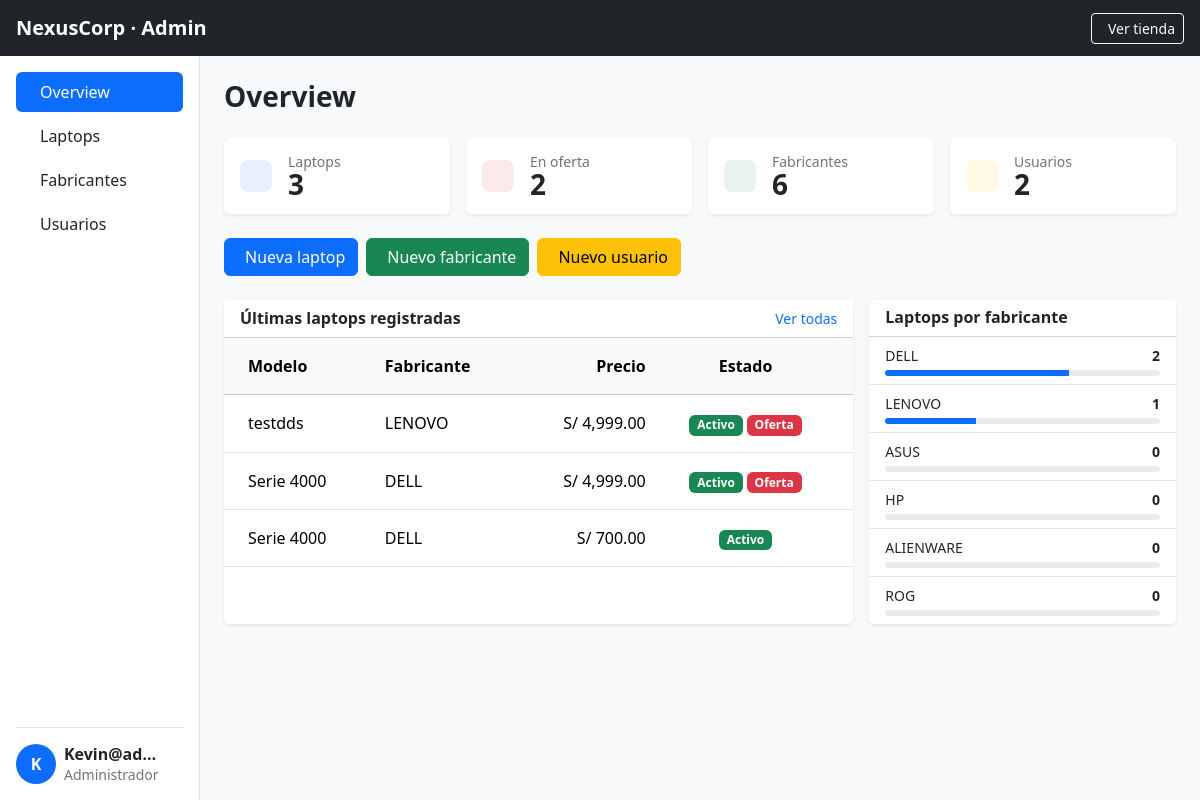
Page /admin/index.php (signed in) on the committed database.
### tables this page shows
CREATE TABLE usuarios (
    id         INT UNSIGNED AUTO_INCREMENT PRIMARY KEY,
    usuario    VARCHAR(50)  NOT NULL UNIQUE,
    nombre     VARCHAR(100) NOT NULL DEFAULT '',
    password   VARCHAR(255) NOT NULL,                       
    rol        ENUM('admin', 'cliente') NOT NULL DEFAULT 'cliente', 
    foto       VARCHAR(255) NULL,                           
    creado_en  TIMESTAMP    NOT NULL DEFAULT CURRENT_TIMESTAMP
);

CREATE TABLE laptops (
    numero_serie     VARCHAR(50)   PRIMARY KEY,             
    modelo           VARCHAR(100)  NOT NULL,
    descripcion      TEXT          NULL,                    
    procesador           VARCHAR(100)  NOT NULL,             
    tarjeta_grafica      VARCHAR(100)  NOT NULL,             
    ram_gb               SMALLINT UNSIGNED NOT NULL,        
    almacenamiento_gb    SMALLINT UNSIGNED NOT NULL,        
    tipo_almacenamiento  ENUM('SSD', 'HDD') NOT NULL DEFAULT 'SSD',
    precio           DECIMAL(10,2) NOT NULL,              
    precio_anterior  DECIMAL(10,2) NULL,                 
    id_fabricante    INT UNSIGNED  NOT NULL,
    foto             VARCHAR(255)  NULL,                    
    activo           TINYINT(1)    NOT NULL DEFAULT 1,    
    creado_en        TIMESTAMP     NOT NULL DEFAULT CURRENT_TIMESTAMP

                        
);

CREATE TABLE fabricantes (
    id_fabricante      INT UNSIGNED AUTO_INCREMENT PRIMARY KEY,
    nombre_fabricante  VARCHAR(100) NOT NULL UNIQUE         
);

### admin/index.php (the view, shortened to what this page needs)
<?php
    require_once __DIR__ . '/../src/conexion/conexion.php';
    $stmt = $conexion->prepare("SELECT usuario, nombre, rol, foto FROM usuarios WHERE id = :id");
    $stmt->execute([':id' => $_SESSION['usuario_id']]);
    $admin = $stmt->fetch(PDO::FETCH_ASSOC);
    $nombreAdmin = '';
    if ($admin) {
        $nombreAdmin = $admin['nombre'] !== '' ? $admin['nombre'] : $admin['usuario'];
    }
    $fotoAdmin = null;
    $totalLaptops     = $conexion->query("SELECT COUNT(*) FROM laptops")->fetchColumn();
    $totalOfertas     = $conexion->query("SELECT COUNT(*) FROM laptops WHERE precio_anterior IS NOT NULL")->fetchColumn();
    $totalFabricantes = $conexion->query("SELECT COUNT(*) FROM fabricantes")->fetchColumn();
    $totalUsuarios    = $conexion->query("SELECT COUNT(*) FROM usuarios")->fetchColumn();
    $sql = "SELECT l.numero_serie, l.modelo, l.precio, l.precio_anterior, l.activo, f.nombre_fabricante
            FROM laptops l
            JOIN fabricantes f ON f.id_fabricante = l.id_fabricante
            ORDER BY l.creado_en DESC
            LIMIT 10";
    $ultimasLaptops = $conexion->query($sql)->fetchAll(PDO::FETCH_ASSOC);
    $sql = "SELECT f.nombre_fabricante, COUNT(l.numero_serie) AS total
            FROM fabricantes f
            LEFT JOIN laptops l ON l.id_fabricante = f.id_fabricante
            GROUP BY f.id_fabricante, f.nombre_fabricante
            ORDER BY total DESC";
    $porFabricante = $conexion->query($sql)->fetchAll(PDO::FETCH_ASSOC);
    $tarjetas = [
        ['Laptops',     $totalLaptops,     'fi-rr-laptop',        'primary', '/src/controllers/list/listar-laptops.php'],
        ['En oferta',   $totalOfertas,     'fi-rr-badge-percent', 'danger',  '/src/controllers/list/listar-laptops.php'],
        ['Fabricantes', $totalFabricantes, 'fi-rr-industry-alt',  'success', '/src/controllers/list/listar-fabricantes.php'],
        ['Usuarios',    $totalUsuarios,    'fi-rr-users',         'warning', '/src/controllers/list/listar-usuarios.php'],
    ];
?>
<!DOCTYPE html>
<html lang="es">
<head>
    <link href="https://cdn.jsdelivr.net/npm/bootstrap@5.3.3/dist/css/bootstrap.min.css" rel="stylesheet">
    <link rel="stylesheet" href="https://cdn-uicons.flaticon.com/4.0.0/uicons-regular-rounded/css/uicons-regular-rounded.css">
</head>
<body class="bg-light d-flex flex-column min-vh-100">
    <header>
        <nav class="navbar navbar-dark bg-dark px-3">
            <span class="navbar-brand fw-bold mb-0">NexusCorp · Admin</span>
            <a href="/index.php" class="btn btn-outline-light btn-sm d-flex align-items-center gap-2">
                <i class="fi fi-rr-shop d-flex"></i> Ver tienda
            </a>
        </nav>
    </header>
    <main class="container-fluid flex-grow-1 d-flex flex-column">
        <div class="row flex-grow-1">
            <aside class="col-md-3 col-lg-2 bg-white border-end p-3 d-flex flex-column">
                <nav class="nav nav-pills flex-column gap-1">
                    <a href="/admin/index.php" class="nav-link active d-flex align-items-center gap-2">
                        <i class="fi fi-rr-dashboard d-flex"></i> Overview
                    </a>
                    <a href="/src/controllers/list/listar-laptops.php" class="nav-link text-dark d-flex align-items-center gap-2">
                        <i class="fi fi-rr-laptop d-flex"></i> Laptops
                    </a>
                    <a href="/src/controllers/list/listar-fabricantes.php" class="nav-link text-dark d-flex align-items-center gap-2">
                        <i class="fi fi-rr-industry-alt d-flex"></i> Fabricantes
                    </a>
                    <a href="/src/controllers/list/listar-usuarios.php" class="nav-link text-dark d-flex align-items-center gap-2">
                        <i class="fi fi-rr-users d-flex"></i> Usuarios
                    </a>
                </nav>
                <?php if ($admin): ?>
                <div class="mt-auto pt-3 border-top d-flex align-items-center gap-2">
                    <?php if ($fotoAdmin): ?>
                        <img src="<?= htmlspecialchars($fotoAdmin) ?>" alt="Foto de <?= htmlspecialchars($nombreAdmin) ?>" width="40" height="40" class="rounded-circle object-fit-cover border flex-shrink-0">
                    <?php else: ?>
                        <div class="rounded-circle bg-primary text-white fw-bold d-flex align-items-center justify-content-center flex-shrink-0" style="width: 40px; height: 40px;">
                            <?= htmlspecialchars(strtoupper(mb_substr($nombreAdmin, 0, 1))) ?>
                        </div>
                    <?php endif; ?>
                    <div class="lh-sm" style="min-width: 0;">
                        <p class="fw-bold mb-0 text-truncate"><?= htmlspecialchars($nombreAdmin) ?></p>
                        <small class="text-secondary"><?= $admin['rol'] === 'admin' ? 'Administrador' : 'Cliente' ?></small>
                    </div>
                    <a href="/admin/logout.php" class="ms-auto text-secondary text-decoration-none d-flex p-1" title="Cerrar sesión" aria-label="Cerrar sesión">
                    </a>
                </div>
                <?php endif; ?>
            </aside>
            <section class="col-md-9 col-lg-10 p-4">
                <h1 class="fs-3 fw-bold mb-4">Overview</h1>
                <section class="row row-cols-2 row-cols-lg-4 g-3 mb-4" aria-label="Resumen">
                    <?php foreach ($tarjetas as [$titulo, $numero, $icono, $color, $enlace]): ?>
                    <article class="col">
                        <div class="card border-0 shadow-sm h-100 position-relative">
                            <div class="card-body d-flex align-items-center gap-3">
                                <div class="bg-<?= $color ?> bg-opacity-10 text-<?= $color ?> rounded-3 p-3 d-flex">
                                </div>
                                <div>
                                    <h2 class="text-secondary small fw-normal mb-0"><?= $titulo ?></h2>
                                    <p class="fs-3 fw-bold mb-0 lh-1"><?= $numero ?></p>
                                </div>
                            </div>
                        </div>
                    </article>
                    <?php endforeach; ?>
                </section>
                <nav class="d-flex flex-wrap gap-2 mb-4" aria-label="Acciones rápidas">
                    <a href="/src/controllers/add/agregar-laptos.php" class="btn btn-primary d-flex align-items-center gap-2"><i class="fi fi-rr-plus d-flex"></i> Nueva laptop</a>
                    <a href="/src/controllers/add/agregar-fabricantes.php" class="btn btn-success d-flex align-items-center gap-2"><i class="fi fi-rr-plus d-flex"></i> Nuevo fabricante</a>
                    <a href="/src/controllers/add/agregar-usuario.php" class="btn btn-warning d-flex align-items-center gap-2"><i class="fi fi-rr-plus d-flex"></i> Nuevo usuario</a>
                </nav>
                <section class="row g-3" aria-label="Detalle">
                    <article class="col-lg-8">
                        <div class="card border-0 shadow-sm h-100">
                            <header class="card-header bg-white d-flex justify-content-between align-items-center">
                                <h2 class="fs-6 fw-semibold mb-0">Últimas laptops registradas</h2>
                                <a href="/src/controllers/list/listar-laptops.php" class="small text-decoration-none">Ver todas</a>
                            </header>
                            <div class="table-responsive">
                                <table class="table align-middle mb-0">
                                    <thead class="table-light">
                                        <tr>
                                            <th class="ps-4 py-3">Modelo</th>
                                            <th class="py-3">Fabricante</th>
                                            <th class="text-end py-3">Precio</th>
                                            <th class="text-center pe-4 py-3">Estado</th>
                                        </tr>
                                    </thead>
                                    <tbody>
                                        <?php foreach ($ultimasLaptops as $lap): ?>
                                        <tr>
                                            <td class="ps-4 py-3"><?= htmlspecialchars($lap['modelo']) ?></td>
                                            <td class="py-3"><?= htmlspecialchars($lap['nombre_fabricante']) ?></td>
                                            <td class="text-end text-nowrap py-3">S/ <?= number_format($lap['precio'], 2) ?></td>
                                            <td class="text-center pe-4 py-3">
                                                <?php if ($lap['activo']): ?>
                                                    <span class="badge bg-success">Activo</span>
                                                <?php else: ?>
                                                    <span class="badge bg-secondary">Inactivo</span>
                                                <?php endif; ?>
                                                <?php if (!empty($lap['precio_anterior'])): ?>
                                                    <span class="badge bg-danger">Oferta</span>
                                                <?php endif; ?>
                                            </td>
                                        </tr>
                                        <?php endforeach; ?>
                                    </tbody>
                                </table>
                            </div>
                        </div>
                    </article>
                    <article class="col-lg-4">
                        <div class="card border-0 shadow-sm h-100">
                            <header class="card-header bg-white">
                                <h2 class="fs-6 fw-semibold mb-0">Laptops por fabricante</h2>
                            </header>
                            <ul class="list-group list-group-flush">
                                <?php foreach ($porFabricante as $fab): ?>
                                <li class="list-group-item">
                                    <div class="d-flex justify-content-between small mb-1">
                                        <span><?= htmlspecialchars($fab['nombre_fabricante']) ?></span>
                                        <span class="fw-semibold"><?= $fab['total'] ?></span>
                                    </div>
                                    <div class="progress" style="height: 6px;">
                                        <div class="progress-bar" style="width: <?= $totalLaptops > 0 ? round($fab['total'] * 100 / $totalLaptops) : 0 ?>%;"></div>
                                    </div>
                                </li>
                                <?php endforeach; ?>
                            </ul>
                        </div>
                    </article>
                </section>
            </section>
        </div>
    </main>
</body>
</html>

### rows in the picture
usuarios: mb_substr($nombreAdmin, 0, 1) "K", usuario "Kevin@ad…"
laptops: modelo "testdds", id_fabricante.nombre_fabricante "LENOVO", precio "4,999.00", activo "Activo", precio_anterior "Oferta"
laptops: modelo "Serie 4000", id_fabricante.nombre_fabricante "DELL", precio "4,999.00", activo "Activo", precio_anterior "Oferta"
laptops: modelo "Serie 4000", id_fabricante.nombre_fabricante "DELL", precio "700.00", activo "Activo"

### other values in the picture
$titulo "Laptops"
$numero "3"
$titulo "En oferta"
$numero "2"
$titulo "Fabricantes"
$numero "6"
$titulo "Usuarios"
$fab['nombre_fabricante'] "DELL"
$fab['total'] "2"
$fab['nombre_fabricante'] "LENOVO"
$fab['total'] "1"
$fab['nombre_fabricante'] "ASUS"
$fab['total'] "0"
$fab['nombre_fabricante'] "HP"
$fab['nombre_fabricante'] "ALIENWARE"
